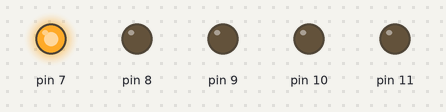
Bench run of a sketch on a simulated Arduino Uno, built with avr-gcc and run on an emulated ATmega328P. Shown: output pins drawn as LEDs (lit = HIGH).

Above: at 0.02 s.
At 0.5 s:
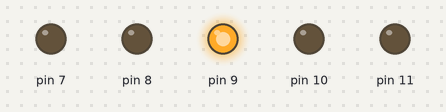
At 1.12 s:
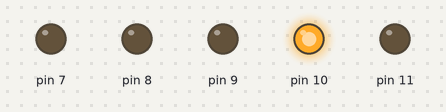
At 1.24 s:
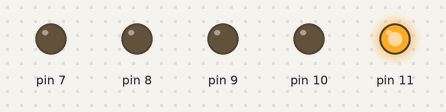
At 1.87 s:
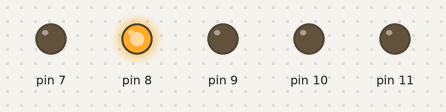
At 3.2 s:
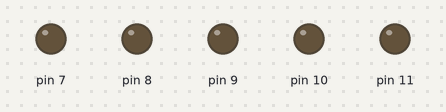
Timing chart, 0 to 4.0 s (numbered marks = the images above):
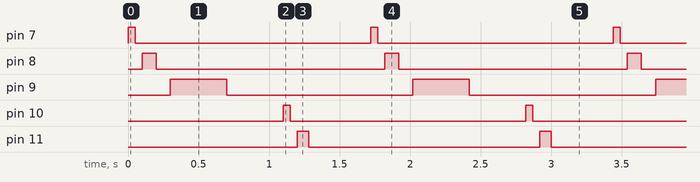

The sketch:

Thunderstorm.ino
```cpp
/*
*    Thundercloud, built by Group 1 @ Hyper Island, Karlskrona during the Exploring Tech module
*
*    Group members:
*    Katie Lindstrom   //  @katiee
*    Anas Kadhim       //  @anas
*    Mikaél Finer      //  @mikaelfiner
*    Øyvind Nordbø     //  @onordbo
*
*    How to flicker a light
*    ======================
*    Light states:
*
*    HIGH = Light on
*    LOW  = Light off
*
*
*    //Example light flicker
*
*    //Set delay controller
*    int ledOne_delay = 50;
*
*    digitalWrite(8, HIGH);    // Turn the LED on
*    delay(ledOne_delay);      // Wait for a set period, assigned by the delay controller variable
*    digitalWrite(8, LOW);     // Turn the LED off
*    delay(ledOne_delay);      // Wait for a given period, assigned by the delay controller variable
*
*/


//Delay controllers
int ledOne_delay = 50;
int ledTwo_delay = 100;
int ledThree_delay = 400;
int ledFour_delay = 50;
int ledFive_delay = 80;
int ledSix_delay = 180;

//Sensor pin
int sensorPin = 12;

//Initial setup
void setup() {

  // Set LED pins to output
  pinMode(7, OUTPUT);
  pinMode(8, OUTPUT);
  pinMode(9, OUTPUT);
  pinMode(10, OUTPUT);
  pinMode(11, OUTPUT);
  pinMode(12, OUTPUT);

  //Set PIR Sensor pin to input
  pinMode(sensorPin, INPUT);

}

//Infinitely running code
void loop() {

  //Led 1
  digitalWrite(7, HIGH);
  delay(ledOne_delay);
  digitalWrite(7, LOW);
  delay(ledOne_delay);

  //Led 2
  digitalWrite(8, HIGH);
  delay(ledTwo_delay);
  digitalWrite(8, LOW);
  delay(ledTwo_delay);

  //Led 3
  digitalWrite(9, HIGH);
  delay(ledThree_delay);
  digitalWrite(9, LOW);
  delay(ledThree_delay);

  //Led 4
  digitalWrite(10, HIGH);
  delay(ledFour_delay);
  digitalWrite(10, LOW);
  delay(ledFour_delay);

  //Led 5
  digitalWrite(11, HIGH);
  delay(ledFive_delay);
  digitalWrite(11, LOW);
  delay(ledFive_delay);

  //Led 6
  digitalWrite(12, HIGH);
  delay(ledSix_delay);
  digitalWrite(12, LOW);
  delay(ledSix_delay);

}
```

Measured:
- by itself, pin 7, pin 10: alternates HIGH for 0.05 s and LOW for 1.7 s
- by itself, pin 8: alternates HIGH for 0.10 s and LOW for 1.6 s
- by itself, pin 9: alternates HIGH for 0.40 s and LOW for 1.3 s
- by itself, pin 11: alternates HIGH for 0.08 s and LOW for 1.6 s
